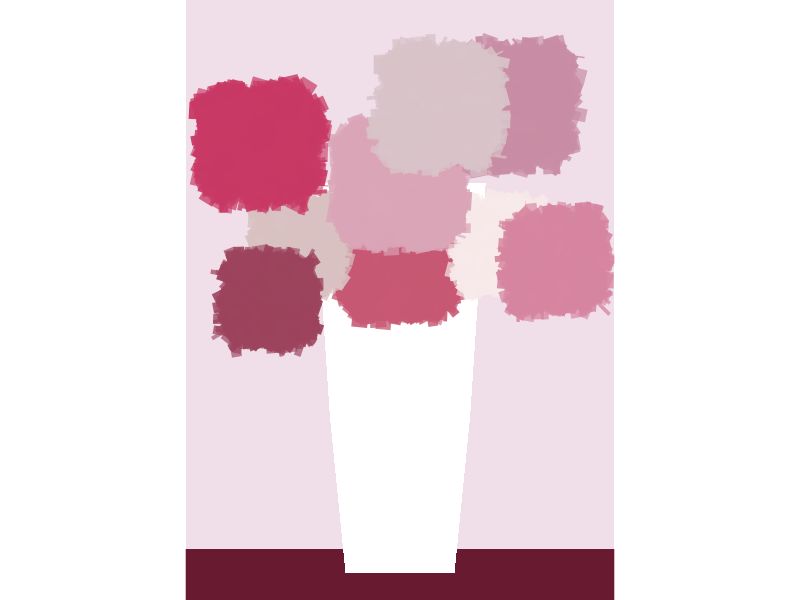

This chart was generated by the following R code:
library(ggplot2)
library(tibble)
library(dplyr)

# Function: Generate polar art data + map shade values to specific color codes
# Returns dataframe with pre-computed color values for each data point

polar_art_data_with_colors <- function(seed, n, palette_colors) {
  set.seed(seed)
  
  dat <- tibble(
    x0 = runif(n),          # Random x-coordinate for segment start (0-1)
    y0 = runif(n),          # Random y-coordinate for segment start (0-1)
    x1 = pmin(pmax(x0 + runif(n, min = -.2, max = .2), 0), 1),  # Segment end x (constrained to 0-1)
    y1 = pmin(pmax(y0 + runif(n, min = -.2, max = .2), 0), 1),  # Segment end y (constrained to 0-1)
    shade = runif(n),       # Random shade value (0-1) for color mapping
    width = runif(n, min = 0.2, max = 1),  # Random segment width (0.2-1)
    alpha_val = runif(n, min = 0.6, max = 0.95),  # Random transparency (0.6-0.95)
    direction = sample(c("group1", "group2", "group3"), n, replace = TRUE)  # Random direction group
  ) %>%
    mutate(
      # Add small random offset to x1 based on direction group
      x1 = case_when(
        direction == "group1" ~ x1 + rnorm(n, 0, 0.008),
        direction == "group2" ~ x1 - rnorm(n, 0, 0.008),
        TRUE ~ x1
      ),
      # Add small random offset to y1 based on direction group
      y1 = case_when(
        direction == "group1" ~ y1 + rnorm(n, 0, 0.008),
        direction == "group2" ~ y1 - rnorm(n, 0, 0.008),
        TRUE ~ y1
      )
    )
  
  # Critical: Map 0-1 shade values to provided color palette (single color per palette entry)
  n_colors <- length(palette_colors)
  
  # Split shade range (0-1) into bins matching palette length, get bin indices
  color_indices <- as.integer(cut(dat$shade, 
                                  breaks = seq(0, 1, length.out = n_colors + 1),
                                  include.lowest = TRUE))
  
  # Sanitize indices to prevent out-of-bounds errors (force 1 to n_colors)
  color_indices <- pmin(pmax(color_indices, 1), n_colors)
  
  # Assign final color code to each data point
  dat$color_value <- palette_colors[color_indices]
  
  return(dat)
}

# Main function: Create square short vase with 9 flowers (each with unique single color)
# Fixed version - corrects color mapping logic and vase coordinates
square_vase_colorful_fixed <- function() {
  
  # Define 18 color codes (stored as list - NOTE: only first 9 entries are used for 9 flowers)
  # Each list entry = single color code for one flower
  palettes <- list(
    "#c75873","#D9C1C1","#F7E9E9",
    "#d685a0","#9c435d","#daa5b7",
    "#c83965","#c88da4","#d8c3c9",
    "#e0bcd0","#681a30","#efd6e8",
    "#d685a0","#c88da4","#d8c3c9",
    "#93031a","#ce9bc1","#c83965")
  
  # ========== 1. Define square vase coordinates (7 vertices for closed shape) ==========
  square_vase <- data.frame(
    x = c(1.8, 1.6, 1.4, 3.6, 3.4, 3.2, 1.8),  # Vase x-coordinates (left to right to close)
    y = c(0.0, 2.0, 5.0, 5.0, 2.0, 0.0, 0.0)   # Vase y-coordinates (bottom to top to bottom)
  )
  
  # ========== 2. Generate 9 flowers (each with unique position/size/color) ==========
  flowers_data <- list()  # Empty list to store each flower's data
  
  # Configuration for 9 flowers: seed/n/palette/x/y/scale/width multiplier
  # Each flower uses ONE color from the palettes list (palettes[[1]] to palettes[[9]])
  flower_configs <- list(
    list(seed = 101, n = 2000, palette = palettes[[1]], x = 2.5, y = 4.0, scale = 1.2, width_mult = 4),
    list(seed = 102, n = 1000, palette = palettes[[2]], x = 1.2, y = 4.2, scale = 1.0, width_mult = 3.5),
    list(seed = 103, n = 800, palette = palettes[[3]], x = 3.8, y = 4.2, scale = 1.0, width_mult = 3.5),
    list(seed = 104, n = 900, palette = palettes[[4]], x = 4.5, y = 4.0, scale = 1.1, width_mult = 3.5),
    list(seed = 105, n = 1000, palette = palettes[[5]], x = 0.8, y = 3.5, scale = 1.0, width_mult = 3.5),
    list(seed = 106, n = 3000, palette = palettes[[6]], x = 2.5, y = 5.0, scale = 1.3, width_mult = 4),
    list(seed = 107, n = 1000, palette = palettes[[7]], x = 0.7, y = 5.5, scale = 1.3, width_mult = 4),
    list(seed = 108, n = 1000, palette = palettes[[8]], x = 4.0, y = 6.0, scale = 1.3, width_mult = 4),
    list(seed = 109, n = 1000, palette = palettes[[9]], x = 3.0, y = 6.0, scale = 1.3, width_mult = 4)
  )
  
  # Loop through configurations to generate each flower's data
  for (i in seq_along(flower_configs)) {
    config <- flower_configs[[i]]
    
    # Generate flower data with pre-computed color values
    flower_data <- polar_art_data_with_colors(
      seed = config$seed,
      n = config$n,
      palette_colors = config$palette  # Pass SINGLE color code (not multi-color palette)
    ) %>%
      mutate(
        # Scale/position flower coordinates to vase layout
        x0 = config$x + (x0 - 0.5) * config$scale,
        y0 = config$y + (y0 - 0.5) * config$scale,
        x1 = config$x + (x1 - 0.5) * config$scale,
        y1 = config$y + (y1 - 0.5) * config$scale,
        # Scale segment width for flower size variation
        width = width * config$width_mult,
        # Assign unique ID to each flower
        flower_id = i
      )
    
    flowers_data[[i]] <- flower_data  # Add to flowers list
  }
  
  # Combine all flower dataframes into one
  all_flowers <- bind_rows(flowers_data)
  
  # ========== 3. Create final plot ==========
  ggplot() +
    # Background rectangle (large negative/positive bounds to cover entire plot area)
    annotate("rect", xmin = 1000, xmax = -1000, ymin = -100, ymax = 0.3,
             fill = "#681a30", alpha = 1) +
    
    # Draw square vase (white fill)
    geom_polygon(data = square_vase, aes(x, y), fill = "white") +
    
    # Draw all flowers using pre-computed color values
    geom_segment(data = all_flowers,
                 aes(x = x0, y = y0, xend = x1, yend = y1,
                     colour = color_value,  # Use pre-assigned color codes (not gradient)
                     linewidth = width, 
                     alpha = alpha_val),
                 show.legend = FALSE) +
    
    # Critical: Use identity scale to render exact color codes (no color transformation)
    scale_colour_identity() +
    # Scale line width range for visible flower size variation
    scale_linewidth(range = c(1, 15)) +
    # Use exact alpha values (no transformation)
    scale_alpha_identity() +
    
    # Fix plot dimensions (square aspect ratio) and visible range
    coord_fixed(xlim = c(0, 5), ylim = c(0, 7)) +
    # Remove default plot elements (axes, grid, etc.)
    theme_void() +
    # Set plot background color (light pink)
    theme(
      panel.background = element_rect(fill = "#f0dee9", colour = NA),
      plot.background = element_rect(fill = "#f0dee9", colour = NA)
    )
}

# Save plot to file (high resolution for printing)
ggsave(
  filename = "vase_flowers.png",  # Output filename (change to .jpg if needed)
  plot = square_vase_colorful_fixed(),        # Plot object to save
  width = 3,                                  # Image width (inches)
  height = 4,                                 # Image height (inches)
  dpi = 300,                                  # Resolution (300 dpi = print quality)
  bg = "transparent"                          # Transparent background (avoids white borders)
)
